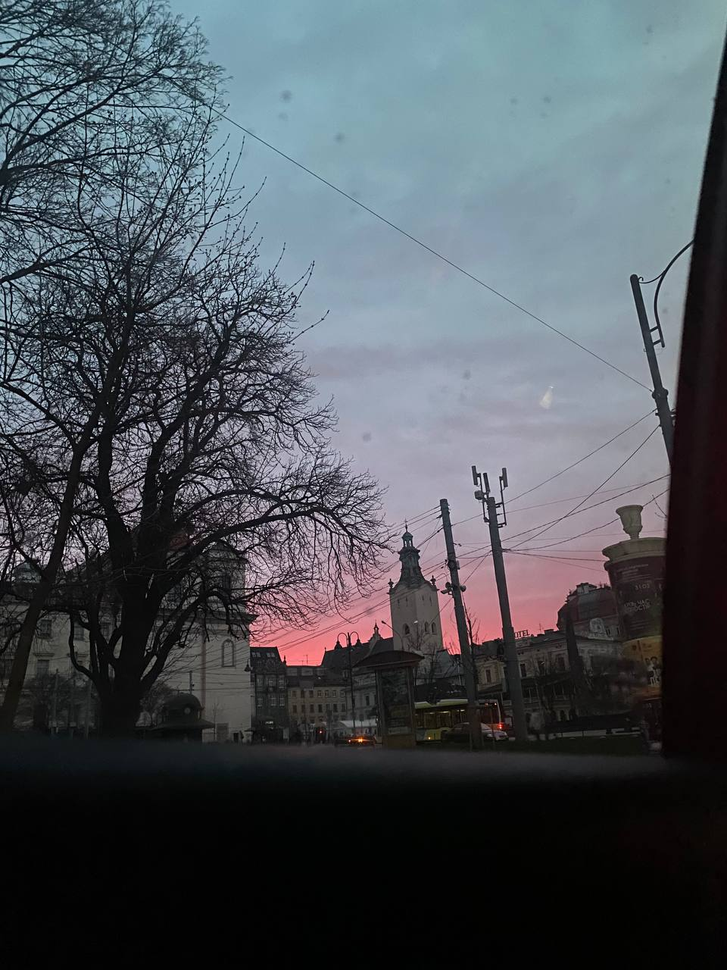
#> input picture Labs/Lab3/pict.png, 727 x 970 px, shrunk from 960 x 1280 before the run, found by its file name
$ python Lab4_1.py
#> lines starting #> are read from the running program, lines starting #| are printed output that depends on the picture
import cv2
import numpy as np
from PIL import Image
import matplotlib.pyplot as plt

# Read the image
pic = np.array(Image.open('Lab3\pict.png'))
#> pic is the input picture: shape (970, 727, 3); mean R, G, B 77.3, 83.3, 89.6

# Display the original image
plt.title('Original')
plt.imshow(pic)
plt.show()

# Extract color channels
red_channel = pic[:, :, 0]
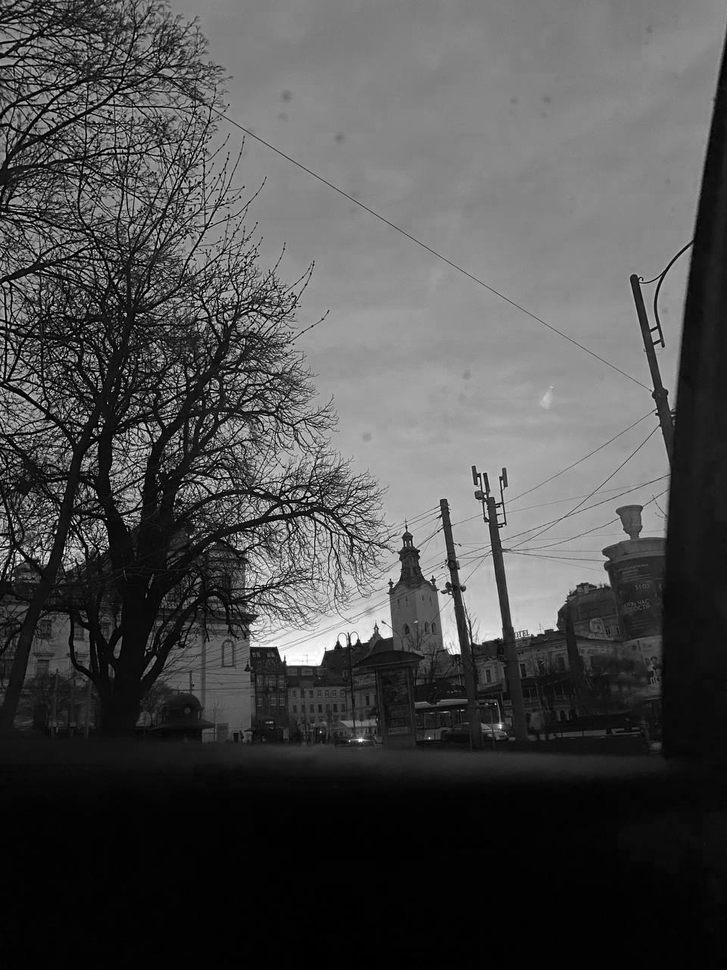
#> red_channel: shape (970, 727); min 0, max 255, mean 77.3
green_channel = pic[:, :, 1]
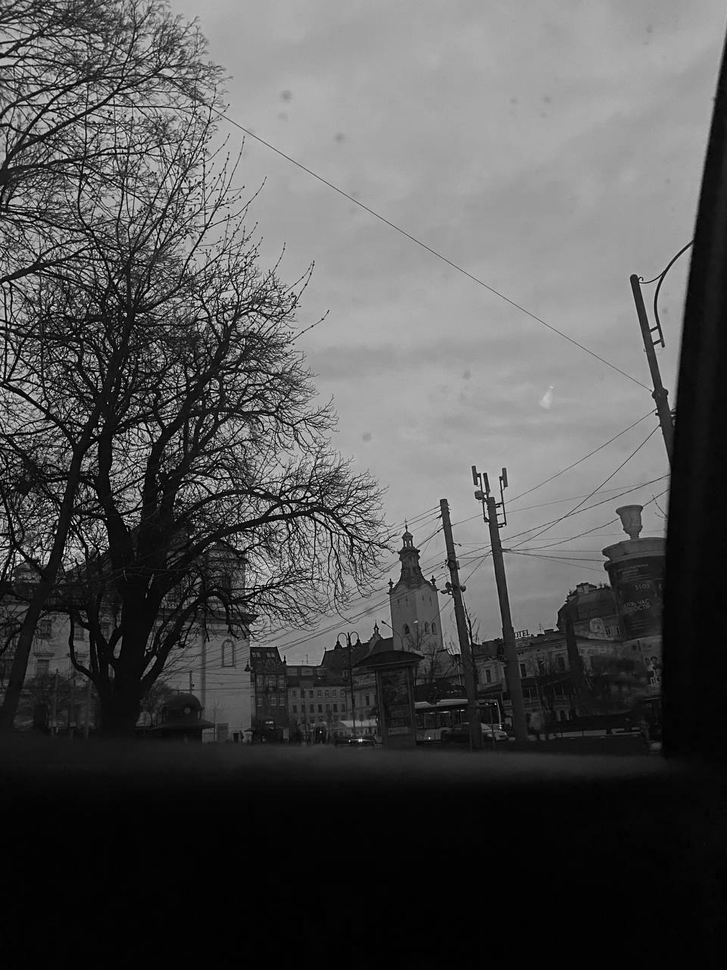
#> green_channel: shape (970, 727); min 0, max 254, mean 83.3
blue_channel = pic[:, :, 2]

# Display color channels separately
plt.title('Червоний канал')
plt.imshow(red_channel)
plt.show()

plt.title('Зелений канал')
plt.imshow(green_channel)
plt.show()

plt.title('Синій канал')
plt.imshow(blue_channel)
plt.show()

# Display single-channel grayscale image
gray = np.dot(pic[..., :3], [0.299, 0.587, 0.114])
plt.figure(figsize=(10, 10))
plt.title('Градація сірого')
plt.imshow(gray, cmap=plt.get_cmap('gray'))
plt.show()

# Apply contrast enhancement
lab = cv2.cvtColor(pic, cv2.COLOR_RGB2LAB)
#> lab: shape (970, 727, 3); mean of channels 0, 1, 2 86.3, 127.4, 124.1
l, a, b = cv2.split(lab)
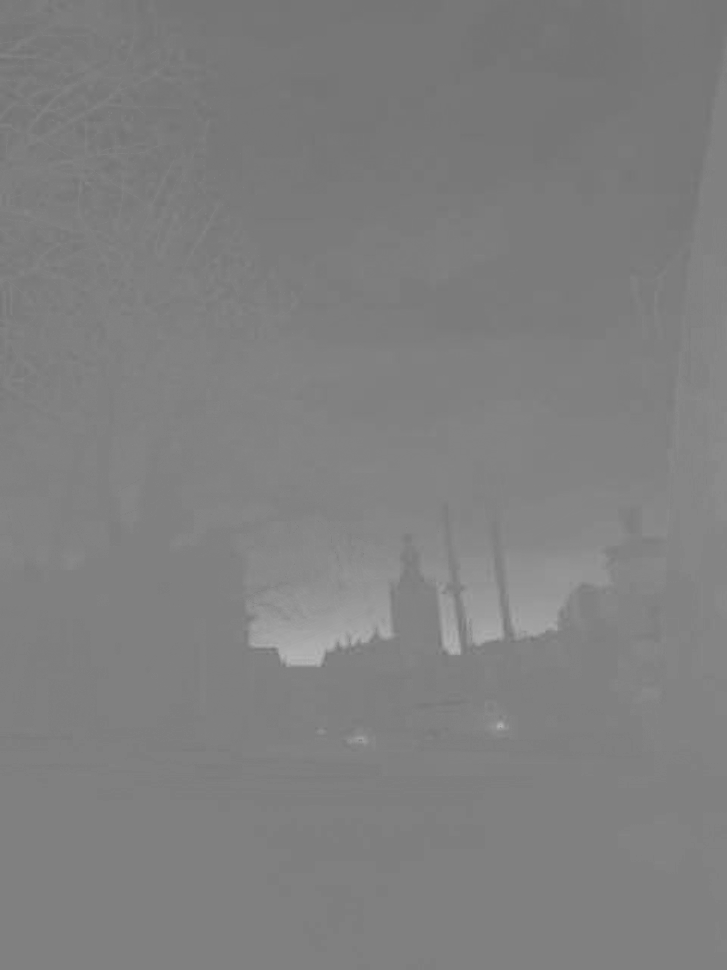
#> a: shape (970, 727); min 114, max 180, mean 127.4
clahe = cv2.createCLAHE(clipLimit=3.0, tileGridSize=(8, 8))
l2 = clahe.apply(l)
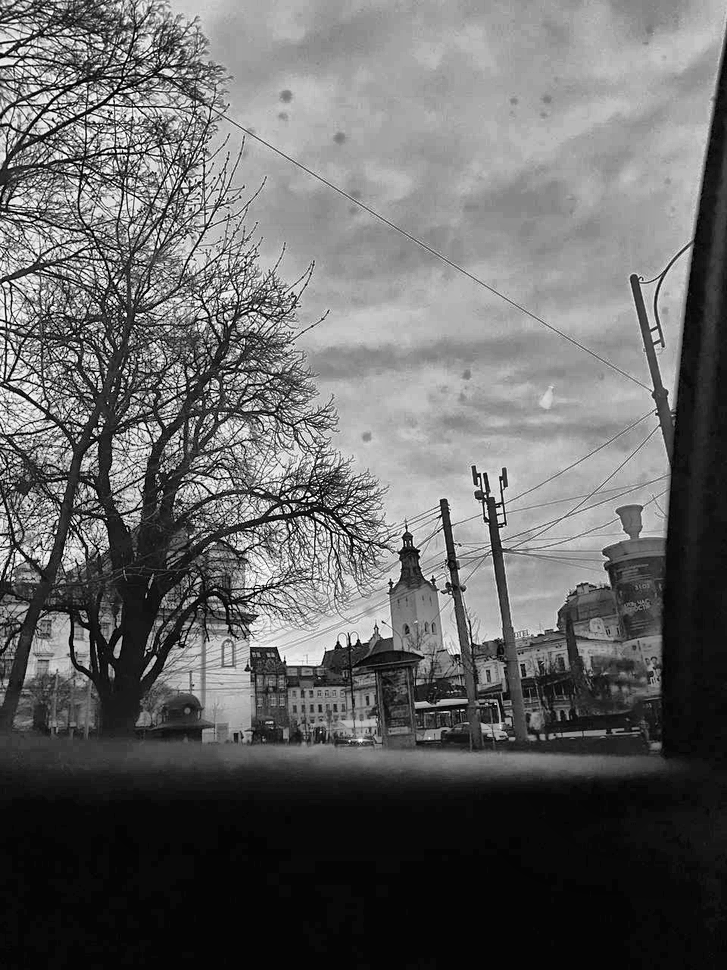
#> l2: shape (970, 727); min 0, max 255, mean 101.8
lab2 = cv2.merge((l2, a, b))
#> lab2: shape (970, 727, 3); mean of channels 0, 1, 2 101.8, 127.4, 124.1
img2 = cv2.cvtColor(lab2, cv2.COLOR_LAB2RGB)
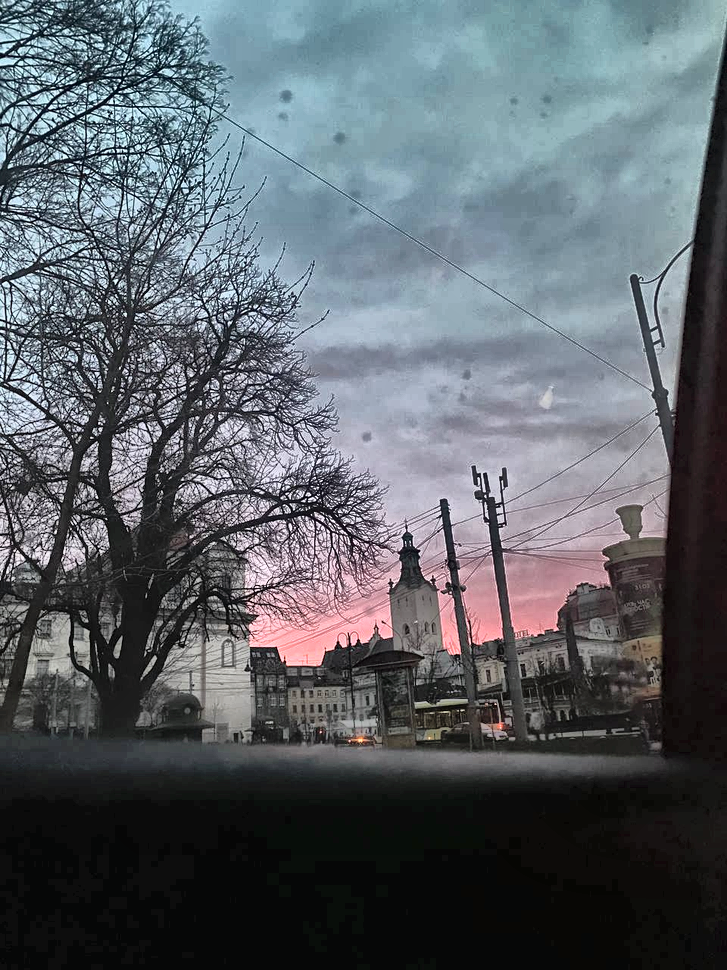
#> img2: shape (970, 727, 3); mean R, G, B 92.2, 98.6, 104.7

# Display contrast-enhanced image
plt.title('Контрастне зображення')
plt.imshow(img2)
plt.show()
